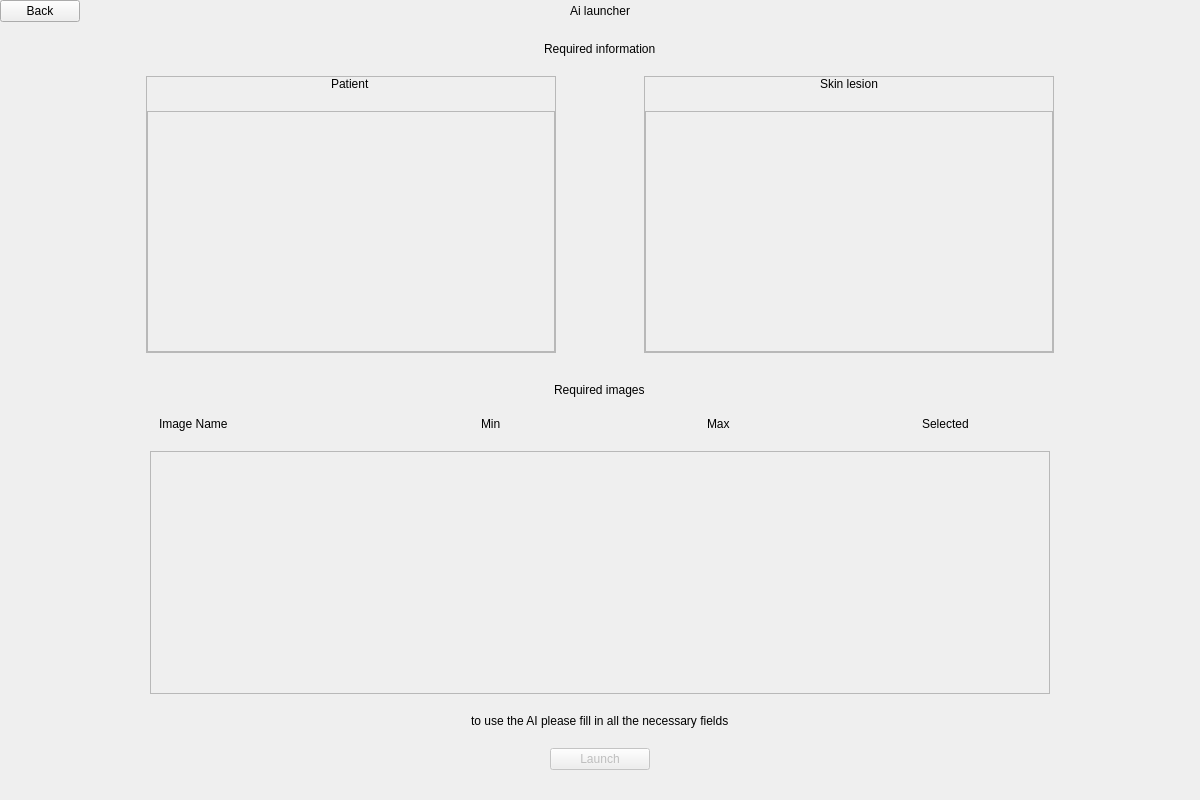
<?xml version="1.0" encoding="UTF-8"?>
<ui version="4.0">
 <class>ai_launcher</class>
 <widget class="QWidget" name="ai_launcher">
  <property name="geometry">
   <rect>
    <x>0</x>
    <y>0</y>
    <width>1200</width>
    <height>800</height>
   </rect>
  </property>
  <property name="windowTitle">
   <string>Loggin</string>
  </property>
  <property name="styleSheet">
   <string notr="true"/>
  </property>
  <layout class="QVBoxLayout" name="verticalLayout_2">
   <property name="spacing">
    <number>20</number>
   </property>
   <property name="leftMargin">
    <number>0</number>
   </property>
   <property name="topMargin">
    <number>0</number>
   </property>
   <property name="rightMargin">
    <number>0</number>
   </property>
   <property name="bottomMargin">
    <number>0</number>
   </property>
   <item>
    <layout class="QHBoxLayout" name="ly_navigator" stretch="1,1,1">
     <property name="spacing">
      <number>0</number>
     </property>
     <property name="topMargin">
      <number>0</number>
     </property>
     <property name="rightMargin">
      <number>0</number>
     </property>
     <item alignment="Qt::AlignLeft">
      <widget class="NavigatorButton" name="bt_back">
       <property name="text">
        <string>Back</string>
       </property>
      </widget>
     </item>
     <item alignment="Qt::AlignHCenter">
      <widget class="Label" name="lb_title">
       <property name="text">
        <string>Ai launcher</string>
       </property>
      </widget>
     </item>
     <item>
      <spacer name="horizontalSpacer">
       <property name="orientation">
        <enum>Qt::Horizontal</enum>
       </property>
       <property name="sizeHint" stdset="0">
        <size>
         <width>40</width>
         <height>20</height>
        </size>
       </property>
      </spacer>
     </item>
    </layout>
   </item>
   <item>
    <layout class="QVBoxLayout" name="ly_center">
     <property name="bottomMargin">
      <number>30</number>
     </property>
     <item>
      <layout class="QVBoxLayout" name="ly_center_content" stretch="1,1">
       <property name="spacing">
        <number>30</number>
       </property>
       <item>
        <layout class="QVBoxLayout" name="ly_required_information">
         <property name="spacing">
          <number>20</number>
         </property>
         <item alignment="Qt::AlignHCenter">
          <widget class="Label" name="lb_required_information">
           <property name="text">
            <string>Required information</string>
           </property>
          </widget>
         </item>
         <item>
          <layout class="QHBoxLayout" name="ly_required_information_content" stretch="2,6,1,6,2">
           <property name="leftMargin">
            <number>10</number>
           </property>
           <property name="rightMargin">
            <number>10</number>
           </property>
           <item>
            <spacer name="horizontalSpacer_5">
             <property name="orientation">
              <enum>Qt::Horizontal</enum>
             </property>
             <property name="sizeHint" stdset="0">
              <size>
               <width>40</width>
               <height>20</height>
              </size>
             </property>
            </spacer>
           </item>
           <item>
            <widget class="QFrame" name="c_patient_required_info">
             <property name="frameShape">
              <enum>QFrame::StyledPanel</enum>
             </property>
             <property name="frameShadow">
              <enum>QFrame::Raised</enum>
             </property>
             <layout class="QVBoxLayout" name="verticalLayout_6">
              <property name="spacing">
               <number>20</number>
              </property>
              <property name="leftMargin">
               <number>0</number>
              </property>
              <property name="topMargin">
               <number>0</number>
              </property>
              <property name="rightMargin">
               <number>0</number>
              </property>
              <property name="bottomMargin">
               <number>0</number>
              </property>
              <item alignment="Qt::AlignHCenter">
               <widget class="Label" name="lb_patient_required_info">
                <property name="text">
                 <string>Patient</string>
                </property>
               </widget>
              </item>
              <item>
               <widget class="QScrollArea" name="sc_patient_required_info">
                <property name="widgetResizable">
                 <bool>true</bool>
                </property>
                <widget class="QWidget" name="c_patient_required_info_content">
                 <property name="geometry">
                  <rect>
                   <x>0</x>
                   <y>0</y>
                   <width>402</width>
                   <height>240</height>
                  </rect>
                 </property>
                 <layout class="QVBoxLayout" name="verticalLayout_12">
                  <item>
                   <widget class="RequiredElementsContainer" name="c_patient_required_info_list">
                    <property name="frameShape">
                     <enum>QFrame::StyledPanel</enum>
                    </property>
                    <property name="frameShadow">
                     <enum>QFrame::Raised</enum>
                    </property>
                   </widget>
                  </item>
                  <item>
                   <spacer name="verticalSpacer_2">
                    <property name="orientation">
                     <enum>Qt::Vertical</enum>
                    </property>
                    <property name="sizeHint" stdset="0">
                     <size>
                      <width>20</width>
                      <height>147</height>
                     </size>
                    </property>
                   </spacer>
                  </item>
                 </layout>
                </widget>
               </widget>
              </item>
             </layout>
            </widget>
           </item>
           <item>
            <spacer name="horizontalSpacer_7">
             <property name="orientation">
              <enum>Qt::Horizontal</enum>
             </property>
             <property name="sizeType">
              <enum>QSizePolicy::MinimumExpanding</enum>
             </property>
             <property name="sizeHint" stdset="0">
              <size>
               <width>40</width>
               <height>20</height>
              </size>
             </property>
            </spacer>
           </item>
           <item>
            <widget class="QFrame" name="c_skl_required_info">
             <property name="frameShape">
              <enum>QFrame::StyledPanel</enum>
             </property>
             <property name="frameShadow">
              <enum>QFrame::Raised</enum>
             </property>
             <layout class="QVBoxLayout" name="verticalLayout_5">
              <property name="spacing">
               <number>20</number>
              </property>
              <property name="leftMargin">
               <number>0</number>
              </property>
              <property name="topMargin">
               <number>0</number>
              </property>
              <property name="rightMargin">
               <number>0</number>
              </property>
              <property name="bottomMargin">
               <number>0</number>
              </property>
              <item alignment="Qt::AlignHCenter">
               <widget class="Label" name="lb_skl_required_info">
                <property name="text">
                 <string>Skin lesion</string>
                </property>
               </widget>
              </item>
              <item>
               <widget class="QScrollArea" name="sc_skl_required_info_content">
                <property name="widgetResizable">
                 <bool>true</bool>
                </property>
                <widget class="QWidget" name="c_skl_required_info_content">
                 <property name="geometry">
                  <rect>
                   <x>0</x>
                   <y>0</y>
                   <width>402</width>
                   <height>240</height>
                  </rect>
                 </property>
                 <layout class="QVBoxLayout" name="verticalLayout_14">
                  <item>
                   <widget class="RequiredElementsContainer" name="c_skl_required_info_list">
                    <property name="frameShape">
                     <enum>QFrame::StyledPanel</enum>
                    </property>
                    <property name="frameShadow">
                     <enum>QFrame::Raised</enum>
                    </property>
                   </widget>
                  </item>
                  <item>
                   <spacer name="verticalSpacer_3">
                    <property name="orientation">
                     <enum>Qt::Vertical</enum>
                    </property>
                    <property name="sizeHint" stdset="0">
                     <size>
                      <width>20</width>
                      <height>40</height>
                     </size>
                    </property>
                   </spacer>
                  </item>
                 </layout>
                </widget>
               </widget>
              </item>
             </layout>
            </widget>
           </item>
           <item>
            <spacer name="horizontalSpacer_6">
             <property name="orientation">
              <enum>Qt::Horizontal</enum>
             </property>
             <property name="sizeHint" stdset="0">
              <size>
               <width>40</width>
               <height>20</height>
              </size>
             </property>
            </spacer>
           </item>
          </layout>
         </item>
        </layout>
       </item>
       <item>
        <layout class="QVBoxLayout" name="ly_required_images">
         <property name="spacing">
          <number>20</number>
         </property>
         <item alignment="Qt::AlignHCenter">
          <widget class="Label" name="lb_required_images">
           <property name="text">
            <string>Required images</string>
           </property>
          </widget>
         </item>
         <item>
          <layout class="QHBoxLayout" name="ly_required_images_content" stretch="1,6,1">
           <item>
            <spacer name="horizontalSpacer_8">
             <property name="orientation">
              <enum>Qt::Horizontal</enum>
             </property>
             <property name="sizeHint" stdset="0">
              <size>
               <width>40</width>
               <height>20</height>
              </size>
             </property>
            </spacer>
           </item>
           <item>
            <layout class="QVBoxLayout" name="ly_required_images_table">
             <property name="spacing">
              <number>20</number>
             </property>
             <item>
              <layout class="QHBoxLayout" name="ly_required_images_ttitles">
               <property name="leftMargin">
                <number>9</number>
               </property>
               <item>
                <widget class="Label" name="lb_image_name">
                 <property name="text">
                  <string>Image Name</string>
                 </property>
                </widget>
               </item>
               <item alignment="Qt::AlignHCenter">
                <widget class="Label" name="lb_min_images">
                 <property name="text">
                  <string>Min</string>
                 </property>
                </widget>
               </item>
               <item alignment="Qt::AlignHCenter">
                <widget class="Label" name="lb_max_images">
                 <property name="text">
                  <string>Max</string>
                 </property>
                </widget>
               </item>
               <item alignment="Qt::AlignHCenter">
                <widget class="Label" name="lb_selected_images">
                 <property name="text">
                  <string>Selected</string>
                 </property>
                </widget>
               </item>
              </layout>
             </item>
             <item>
              <widget class="QScrollArea" name="sc_required_images_table">
               <property name="widgetResizable">
                <bool>true</bool>
               </property>
               <widget class="QWidget" name="c_required_images_table">
                <property name="geometry">
                 <rect>
                  <x>0</x>
                  <y>0</y>
                  <width>881</width>
                  <height>237</height>
                 </rect>
                </property>
                <layout class="QVBoxLayout" name="verticalLayout_8">
                 <property name="leftMargin">
                  <number>0</number>
                 </property>
                 <property name="topMargin">
                  <number>0</number>
                 </property>
                 <property name="rightMargin">
                  <number>0</number>
                 </property>
                 <property name="bottomMargin">
                  <number>0</number>
                 </property>
                 <item>
                  <widget class="RequiredSklImgContainer" name="c_required_skl_imgs">
                   <property name="frameShape">
                    <enum>QFrame::StyledPanel</enum>
                   </property>
                   <property name="frameShadow">
                    <enum>QFrame::Raised</enum>
                   </property>
                  </widget>
                 </item>
                 <item>
                  <spacer name="verticalSpacer">
                   <property name="orientation">
                    <enum>Qt::Vertical</enum>
                   </property>
                   <property name="sizeHint" stdset="0">
                    <size>
                     <width>20</width>
                     <height>40</height>
                    </size>
                   </property>
                  </spacer>
                 </item>
                </layout>
               </widget>
              </widget>
             </item>
            </layout>
           </item>
           <item>
            <spacer name="horizontalSpacer_9">
             <property name="orientation">
              <enum>Qt::Horizontal</enum>
             </property>
             <property name="sizeHint" stdset="0">
              <size>
               <width>40</width>
               <height>20</height>
              </size>
             </property>
            </spacer>
           </item>
          </layout>
         </item>
        </layout>
       </item>
      </layout>
     </item>
     <item alignment="Qt::AlignHCenter">
      <widget class="Label" name="lb_error">
       <property name="text">
        <string>to use the AI please fill in all the necessary fields</string>
       </property>
      </widget>
     </item>
     <item alignment="Qt::AlignHCenter">
      <widget class="Button" name="bt_launch">
       <property name="enabled">
        <bool>false</bool>
       </property>
       <property name="minimumSize">
        <size>
         <width>100</width>
         <height>0</height>
        </size>
       </property>
       <property name="text">
        <string>Launch</string>
       </property>
      </widget>
     </item>
    </layout>
   </item>
  </layout>
 </widget>
 <customwidgets>
  <customwidget>
   <class>Label</class>
   <extends>QLabel</extends>
   <header>.promoted.label</header>
  </customwidget>
  <customwidget>
   <class>NavigatorButton</class>
   <extends>QPushButton</extends>
   <header location="global">.promoted.navigator_button</header>
  </customwidget>
  <customwidget>
   <class>Button</class>
   <extends>QPushButton</extends>
   <header>.promoted.button</header>
  </customwidget>
  <customwidget>
   <class>RequiredElementsContainer</class>
   <extends>QFrame</extends>
   <header>.promoted.required_elements_container</header>
   <container>1</container>
  </customwidget>
  <customwidget>
   <class>RequiredSklImgContainer</class>
   <extends>QFrame</extends>
   <header location="global">.promoted.required_skl_img_container</header>
   <container>1</container>
  </customwidget>
 </customwidgets>
 <resources/>
 <connections/>
</ui>
